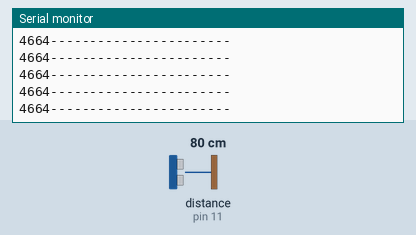
This sketch was run on a simulated Arduino Uno, built with avr-gcc and run on an emulated ATmega328P. Shown: the last lines printed to the serial monitor. The inputs (shaded band) are chosen by the test bench; at power-on: distance to the obstacle (sensor on pin 11) 80 cm. The echo pulse lasts 58.3 µs per cm.

Above: at 1.2 s.
1.3 s: distance to the obstacle (sensor on pin 11) set to 2 cm
At 1.6 s:
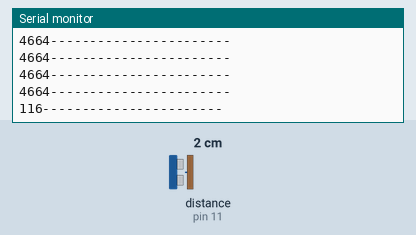
2.8 s: distance to the obstacle (sensor on pin 11) set to 4 cm
At 2.8 s:
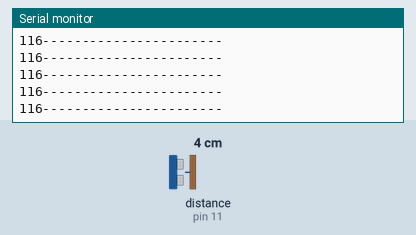
Timing chart, 0 to 5.8 s (numbered marks = the images above; inputs shaded):
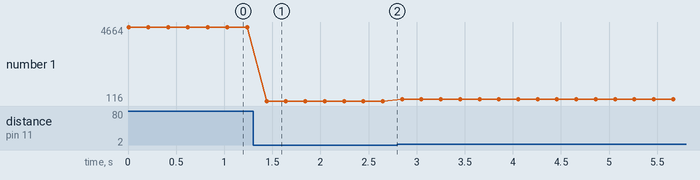

Measured:
- after the input at 1.3 s, the serial monitor: prints a new line after 0.14 s (image 1)
- plotted number 1: 4664 → 116 after the input at 1.3 s, 116 → 233 after the input at 2.8 s

The sketch:

Sonar_Data.ino
```cpp
// (licence header left out)
// Replace sensor numbers with Names
#include<NewPing.h>


#define TRIGGER_PIN   12
#define ECHO_PIN      11
#define MAX_DISTANCE 200

NewPing sonar( TRIGGER_PIN , ECHO_PIN , MAX_DISTANCE );

void setup() {
  Serial.begin(9600);
  }

void loop()
{
    unsigned int uS = sonar.ping();
    Serial.print(uS);
    Serial.println("-----------------------");
    delay(200);
  }
```
